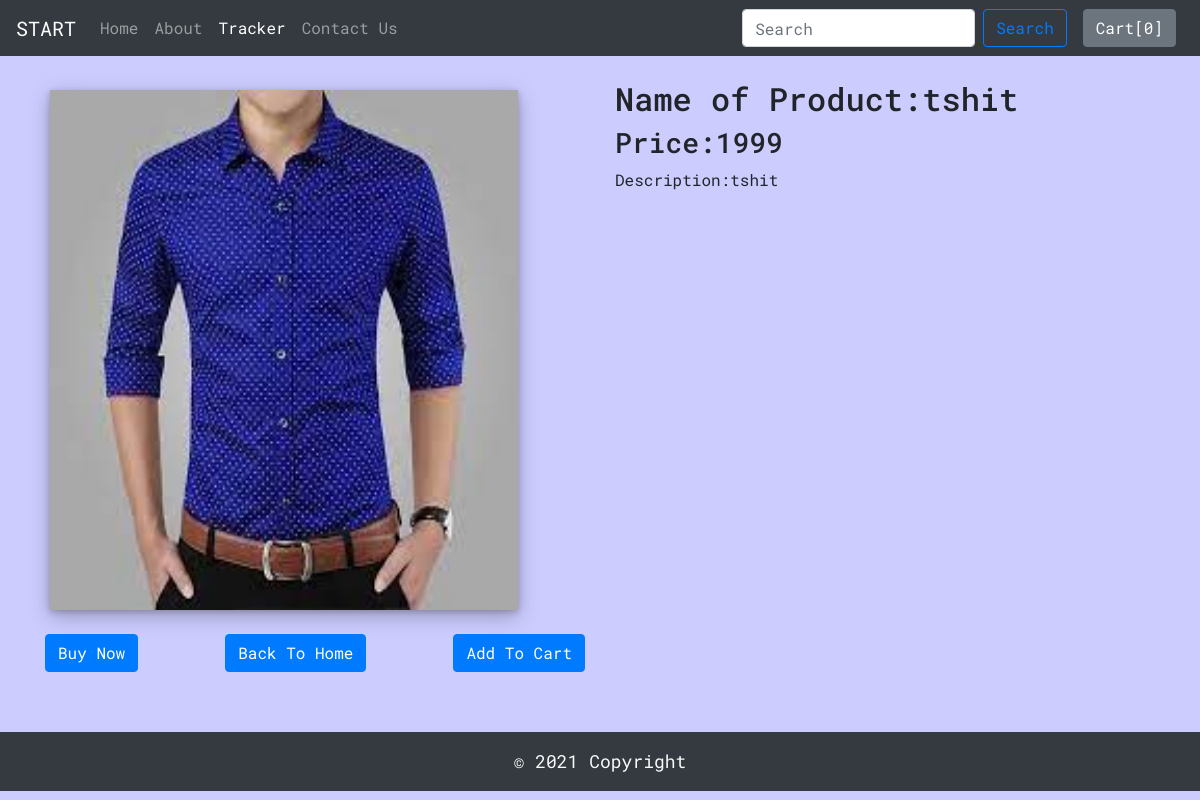
The page /shop/products/1/ on the database its author committed.
### shop/models.py (models this page shows, shortened)
class Product(models.Model):
    product_id = models.AutoField
    product_name = models.CharField(max_length=50, default="")
    desc = models.CharField(max_length=300, default="")
    pub_date = models.DateField()
    category = models.CharField(max_length=50, default="")
    subcategory = models.CharField(max_length=50, default="")
    price = models.IntegerField(default=0)
    image = models.ImageField(upload_to="shop/images", default="")

### shop/views.py (the view)
# urls.py: path('products/<int:myid>/', views.productview, name="productview"),
def productview(request, myid):
    product = Product.objects.filter(id=myid)
    return render(request, 'shop/product.html', {'product': product[0]})

### shop/templates/shop/product.html (shortened to what this page needs)
{% extends 'shop/basic.html'%}
{% block body %}
<nav class="mb-4 navbar navbar-expand-lg navbar-dark bg-dark">
    <a class="navbar-brand" href="/">START</a>
    <div class="collapse navbar-collapse" id="navbarSupportedContent">
      <ul class="navbar-nav mr-auto">
        <li class="nav-item ">
          <a class="nav-link" href="/shop">Home </a>
        </li>
        <li class="nav-item">
          <a class="nav-link" href="/shop/about">About </a>
        </li>
        <li class="nav-item active">
          <a class="nav-link" href="/shop/tracker">Tracker <span class="sr-only">(current)</span></a>
        </li>
        <li class="nav-item">
          <a class="nav-link" href="/shop/contact">Contact Us</a>
        </li>
      </ul>
      <form class="d-flex">
        <input class="form-control me-2" type="search" placeholder="Search" aria-label="Search">
        <button class="mx-2 btn btn-outline-primary" type="submit">Search</button>
      </form>
      <button type="button" class="btn btn-secondary mx-2" id="popcart" data-container="body" data-toggle="popover"
        data-placement="bottom" data-html="true" data-content="">
        Cart[<span id="cart">0</span>]
      </button>
    </div>
  </nav>
<div class="container">
    <div class="row">
        <div class="col-md-6">
            <div class="row">
                <img src="/media/{{product.image}}" />
            </div>
            <div class="mt-4" style="display: flex; justify-content:space-between">
                <button class="btn btn-primary">Buy Now </button>
                <a href="/shop"class="btn btn-primary">Back To Home</a>
                <button class="btn btn-primary">Add To Cart</button>
            </div>
        </div>
        <div class="col-md-6">
            <h2>Name of Product:{{product.product_name}}</h2>
            <h3>Price:{{product.price}}</h3>
            <p>Description:{{product.desc}}</p>
        </div>
    </div>
</div>
{% endblock %}

### shop/templates/shop/basic.html (style rules this page uses)
body { font-family: 'Roboto Mono', monospace; }
body { background:rgb(204, 204, 255); }
img { margin-left: 20px; margin-top: 10px; height: 25vh; width: 100%; }

### shop/templates/shop/product.html (style rules this page uses)
img { box-shadow: 0 2px 6px 0 rgba(0, 0, 0, 0.2), 0 6px 20px 0 rgba(0, 0, 0, 0.26); width: 39vw; height: 65vh; }

### rows shown on the page
Product: image (picture), product_name "tshit", price "1999", desc "tshit"
